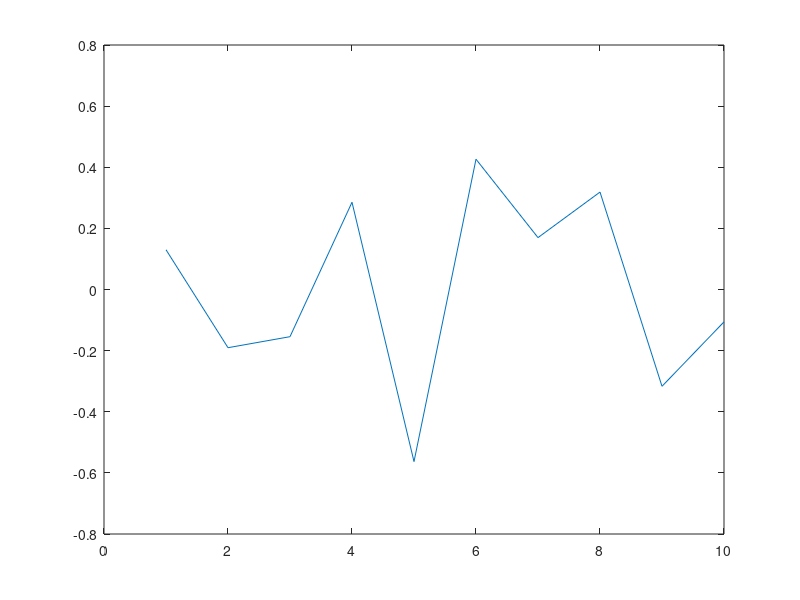

Write MATLAB code to recreate this figure.
#testregress
N = 10;
x = [ones(1,N);1:10]
y = rand(1,N)+[1,2]*x
[p,e_var,r,p_var,y_var] = LinearRegression(x',y');
p'*x
plot(y-p'*x)
